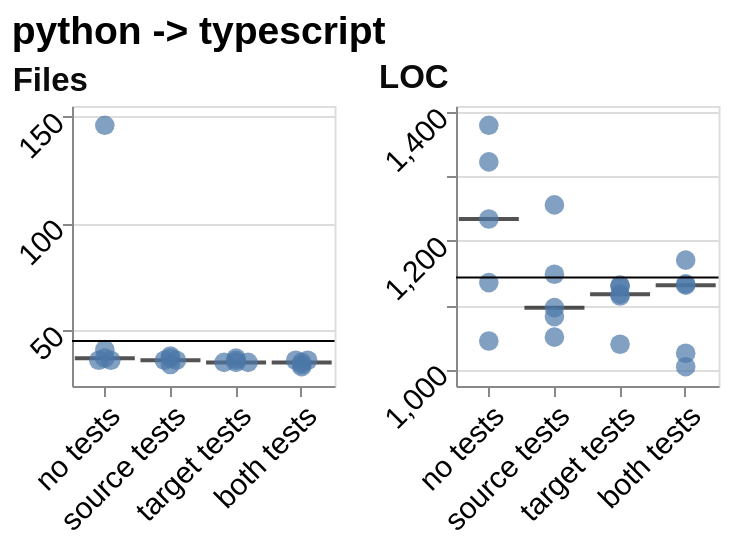

The specification (Vega-Lite) saved for this image:
### Vega-Lite specification from a JSON file in a GitHub repository (floating-point values rounded to 4 significant figures)
{"config": {"view": {"continuousWidth": 300, "continuousHeight": 300}, "axis": {"labelAngle": -45}}, "concat": [{"layer": [{"mark": {"type": "tick", "color": "#0b0b0b", "opacity": 0.7, "size": 30, "thickness": 2}, "encoding": {"x": {"field": "condition", "scale": {"paddingInner": 0.25, "paddingOuter": 0.125}, "sort": ["no tests", "source tests", "target tests", "both tests"], "title": null, "type": "nominal", "axis": {"labelFontSize": 15}}, "y": {"aggregate": "median", "field": "value", "scale": {"domain": [23.96, 155.0], "nice": false}, "title": null, "type": "quantitative", "axis": {"labelFontSize": 15, "titleFontSize": 16.5}}}}, {"mark": {"type": "point", "filled": true, "size": 96}, "encoding": {"x": {"field": "condition", "scale": {"paddingInner": 0.25, "paddingOuter": 0.125}, "sort": ["no tests", "source tests", "target tests", "both tests"], "title": null, "type": "nominal", "axis": {"labelFontSize": 15}}, "xOffset": {"field": "nudge", "scale": {"domain": [-1.0, 1.0], "range": [6.305, 18.3]}, "title": null, "type": "quantitative"}, "y": {"field": "value", "scale": {"domain": [23.96, 155.0], "nice": false}, "type": "quantitative", "axis": {"labelFontSize": 15, "titleFontSize": 16.5}}}}, {"mark": {"type": "rule"}, "encoding": {"y": {"aggregate": "median", "field": "reference", "scale": {"domain": [23.96, 155.0], "nice": false}, "type": "quantitative", "axis": {"labelFontSize": 15, "titleFontSize": 16.5}}}, "transform": [{"filter": {"field": "reference", "valid": true}}]}], "data": {"name": "data-0dd52b264c45575ef80ee2be7fb37794"}, "height": 140, "title": {"text": "Files", "anchor": "start", "color": "#0b0b0b", "fontSize": 16.5}, "width": 131.2}, {"layer": [{"mark": {"type": "tick", "color": "#0b0b0b", "opacity": 0.7, "size": 30, "thickness": 2}, "encoding": {"x": {"field": "condition", "scale": {"paddingInner": 0.25, "paddingOuter": 0.125}, "sort": ["no tests", "source tests", "target tests", "both tests"], "title": null, "type": "nominal", "axis": {"labelFontSize": 15}}, "y": {"aggregate": "median", "field": "value", "scale": {"domain": [973.9, 1410.0], "nice": false}, "title": null, "type": "quantitative", "axis": {"labelFontSize": 15, "titleFontSize": 16.5}}}}, {"mark": {"type": "point", "filled": true, "size": 96}, "encoding": {"x": {"field": "condition", "scale": {"paddingInner": 0.25, "paddingOuter": 0.125}, "sort": ["no tests", "source tests", "target tests", "both tests"], "title": null, "type": "nominal", "axis": {"labelFontSize": 15}}, "xOffset": {"field": "nudge", "scale": {"domain": [-1.0, 1.0], "range": [6.305, 18.3]}, "title": null, "type": "quantitative"}, "y": {"field": "value", "scale": {"domain": [973.9, 1410.0], "nice": false}, "type": "quantitative", "axis": {"labelFontSize": 15, "titleFontSize": 16.5}}}}, {"mark": {"type": "rule"}, "encoding": {"y": {"aggregate": "median", "field": "reference", "scale": {"domain": [973.9, 1410.0], "nice": false}, "type": "quantitative", "axis": {"labelFontSize": 15, "titleFontSize": 16.5}}}, "transform": [{"filter": {"field": "reference", "valid": true}}]}], "data": {"name": "data-57e6dfa4703c2c07c56e1e6b0a97b20b"}, "height": 140, "title": {"text": "LOC", "anchor": "start", "color": "#0b0b0b", "fontSize": 16.5}, "width": 131.2}], "columns": 4, "title": {"text": "python -> typescript", "fontSize": 19.5, "anchor": "start"}, "$schema": "https://vega.github.io/schema/vega-lite/v6.4.1.json", "datasets": {"data-0dd52b264c45575ef80ee2be7fb37794": [{"condition": "no tests", "layout": "rebuilt the file layout", "metric": "file_count", "value": 36.0, "reference": 45.0, "nudge": -0.5}, {"condition": "no tests", "layout": "kept the file layout", "metric": "file_count", "value": 36.0, "reference": 45.0, "nudge": 0.5}, {"condition": "no tests", "layout": "kept the file layout", "metric": "file_count", "value": 146.0, "reference": 45.0, "nudge": 0.0}, {"condition": "no tests", "layout": "rebuilt the file layout", "metric": "file_count", "value": 41.0, "reference": 45.0, "nudge": 0.0}, {"condition": "no tests", "layout": "rebuilt the file layout", "metric": "file_count", "value": 37.0, "reference": 45.0, "nudge": 0.0}, {"condition": "source tests", "layout": "kept the file layout", "metric": "file_count", "value": 36.0, "reference": 45.0, "nudge": -0.5}, {"condition": "source tests", "layout": "kept the file layout", "metric": "file_count", "value": 36.0, "reference": 45.0, "nudge": 0.5}, {"condition": "source tests", "layout": "kept the file layout", "metric": "file_count", "value": 38.0, "reference": 45.0, "nudge": 0.0}, {"condition": "source tests", "layout": "kept the file layout", "metric": "file_count", "value": 34.0, "reference": 45.0, "nudge": 0.0}, {"condition": "source tests", "layout": "rebuilt the file layout", "metric": "file_count", "value": 37.0, "reference": 45.0, "nudge": 0.0}, {"condition": "target tests", "layout": "kept the file layout", "metric": "file_count", "value": 35.0, "reference": 45.0, "nudge": -1.0}, {"condition": "target tests", "layout": "kept the file layout", "metric": "file_count", "value": 35.0, "reference": 45.0, "nudge": 0.0}, {"condition": "target tests", "layout": "kept the file layout", "metric": "file_count", "value": 35.0, "reference": 45.0, "nudge": 1.0}, {"condition": "target tests", "layout": "kept the file layout", "metric": "file_count", "value": 36.0, "reference": 45.0, "nudge": 0.0}, {"condition": "target tests", "layout": "kept the file layout", "metric": "file_count", "value": 37.0, "reference": 45.0, "nudge": 0.0}, {"condition": "both tests", "layout": "kept the file layout", "metric": "file_count", "value": 33.0, "reference": 45.0, "nudge": 0.0}, {"condition": "both tests", "layout": "kept the file layout", "metric": "file_count", "value": 36.0, "reference": 45.0, "nudge": -0.5}, {"condition": "both tests", "layout": "kept the file layout", "metric": "file_count", "value": 36.0, "reference": 45.0, "nudge": 0.5}, {"condition": "both tests", "layout": "kept the file layout", "metric": "file_count", "value": 34.0, "reference": 45.0, "nudge": 0.0}, {"condition": "both tests", "layout": "kept the file layout", "metric": "file_count", "value": 35.0, "reference": 45.0, "nudge": 0.0}], "data-57e6dfa4703c2c07c56e1e6b0a97b20b": [{"condition": "no tests", "layout": "rebuilt the file layout", "metric": "loc", "value": 1044.0, "reference": 1143.0, "nudge": 0.0}, {"condition": "no tests", "layout": "kept the file layout", "metric": "loc", "value": 1380.0, "reference": 1143.0, "nudge": 0.0}, {"condition": "no tests", "layout": "rebuilt the file layout", "metric": "loc", "value": 1323.0, "reference": 1143.0, "nudge": 0.0}, {"condition": "no tests", "layout": "rebuilt the file layout", "metric": "loc", "value": 1135.0, "reference": 1143.0, "nudge": 0.0}, {"condition": "no tests", "layout": "kept the file layout", "metric": "loc", "value": 1234.0, "reference": 1143.0, "nudge": 0.0}, {"condition": "source tests", "layout": "kept the file layout", "metric": "loc", "value": 1096.0, "reference": 1143.0, "nudge": 0.0}, {"condition": "source tests", "layout": "kept the file layout", "metric": "loc", "value": 1256.0, "reference": 1143.0, "nudge": 0.0}, {"condition": "source tests", "layout": "kept the file layout", "metric": "loc", "value": 1050.0, "reference": 1143.0, "nudge": 0.0}, {"condition": "source tests", "layout": "rebuilt the file layout", "metric": "loc", "value": 1148.0, "reference": 1143.0, "nudge": 0.0}, {"condition": "source tests", "layout": "kept the file layout", "metric": "loc", "value": 1082.0, "reference": 1143.0, "nudge": 0.0}, {"condition": "target tests", "layout": "kept the file layout", "metric": "loc", "value": 1117.0, "reference": 1143.0, "nudge": 0.0}, {"condition": "target tests", "layout": "kept the file layout", "metric": "loc", "value": 1114.0, "reference": 1143.0, "nudge": 0.0}, {"condition": "target tests", "layout": "kept the file layout", "metric": "loc", "value": 1131.0, "reference": 1143.0, "nudge": 0.0}, {"condition": "target tests", "layout": "kept the file layout", "metric": "loc", "value": 1129.0, "reference": 1143.0, "nudge": 0.0}, {"condition": "target tests", "layout": "kept the file layout", "metric": "loc", "value": 1039.0, "reference": 1143.0, "nudge": 0.0}, {"condition": "both tests", "layout": "kept the file layout", "metric": "loc", "value": 1131.0, "reference": 1143.0, "nudge": 0.0}, {"condition": "both tests", "layout": "kept the file layout", "metric": "loc", "value": 1170.0, "reference": 1143.0, "nudge": 0.0}, {"condition": "both tests", "layout": "kept the file layout", "metric": "loc", "value": 1004.0, "reference": 1143.0, "nudge": 0.0}, {"condition": "both tests", "layout": "kept the file layout", "metric": "loc", "value": 1133.0, "reference": 1143.0, "nudge": 0.0}, {"condition": "both tests", "layout": "kept the file layout", "metric": "loc", "value": 1025.0, "reference": 1143.0, "nudge": 0.0}]}, "padding": {"left": 5, "top": 5, "right": 6.5, "bottom": 5}}
